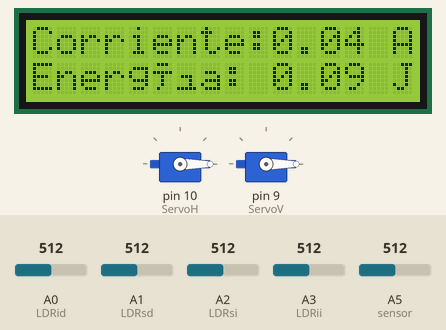
Bench run of a sketch on a simulated Arduino Uno, built with avr-gcc and run on an emulated ATmega328P. On the bench: 16×2 character LCD, 2 × servo. The test bench sets the inputs (shaded band); at power-on: A5 (sensor) = 512, A0 (LDRid) = 512, A2 (LDRsi) = 512, A3 (LDRii) = 512, A1 (LDRsd) = 512.

Above: at 1.7 s.
1.8 s: A5 (sensor) set to 716
At 3.6 s:
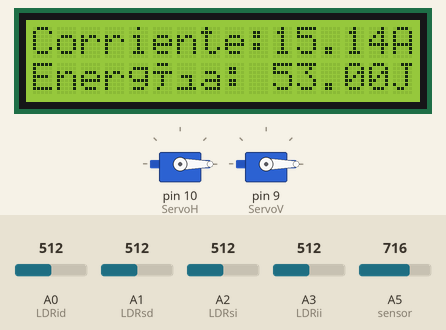
4.1 s: A0 (LDRid) set to 522
At 5.6 s:
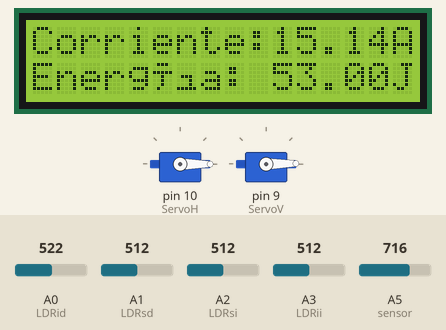
8.3 s: A2 (LDRsi) set to 522
At 8.9 s:
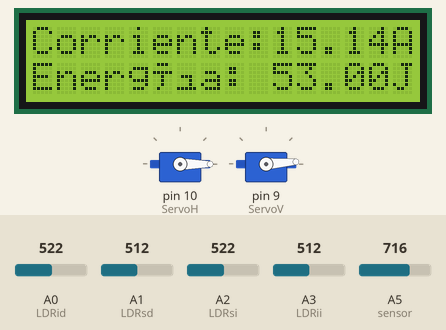
9.8 s: A3 (LDRii) set to 530
At 10.6 s:
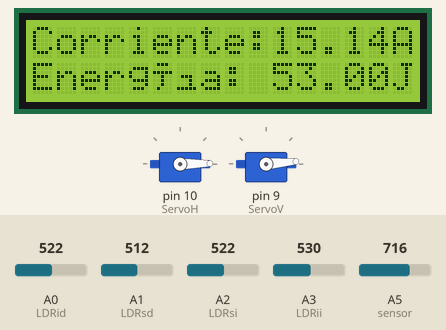
14.0 s: A5 (sensor) set to 992
At 15.3 s:
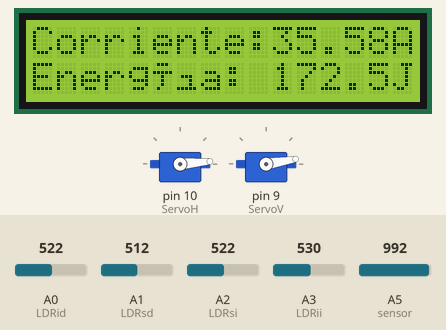
16.0 s: A1 (LDRsd) set to 716
Timing chart, 0 to 21.2 s (numbered marks = the images above; inputs shaded):
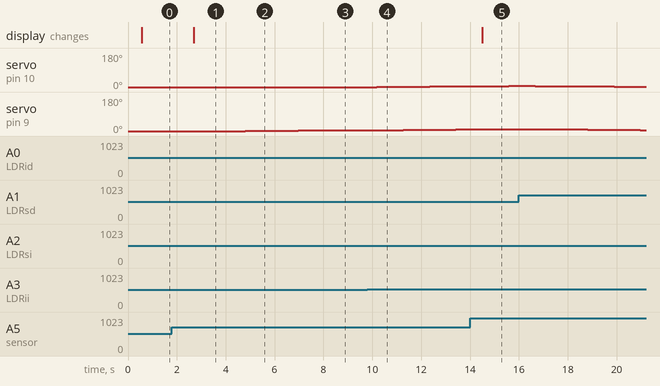

Measured:
- after the input at 1.8 s, the display: changes after 0.89 s (image 1)
- after the input at 4.1 s, servo on pin 9 (ServoV): 0° → 1° after 0.71 s, → 2° 1.1 s later, → 3° 1.1 s later, → 4° 1.1 s later
- after the input at 8.3 s, servo on pin 9 (ServoV): stays 4° (without the input it goes to 5° after 0.82 s)
- after the input at 9.8 s, servo on pin 10 (ServoH): 0° → 1° after 0.39 s, → 2° 1.1 s later, → 3° 1.1 s later, → 4° 1.1 s later; servo on pin 9 (ServoV): 4° → 5° after 0.38 s, → 6° 1.1 s later, → 7° 1.1 s later, → 8° 1.1 s later
- after the input at 14.0 s, the display: changes after 0.50 s (image 5)

The sketch:

Solar_Tracker.ino
```cpp
#include <LiquidCrystal.h>
#include <Servo.h>
LiquidCrystal lcd{12,11,5,4,3,2}; // Conexiones{rs,eneble,d4,d5,d6,d7}

float Sensibilidad = 0.066;

// Servomotores
Servo ServoH;
int SH = 0;
int SHAltMax = 160;
int SHAltMin = 20;

Servo ServoV;
int SV = 0;
int SVAltMax = 160;
int SVAltMin = 50;

//Asignación de LDRs
int LDRsi = 2; //top left LDR
int LDRsd = 1; //top right LDR
int LDRii = 3; // bottom left LDR
int LDRid = 0; // bottom right LDR

void setup ()
{
  Serial.begin(9600);
  //pinMode(A5, INPUT);
  lcd.begin(16,2); //Se inicia interfaz del lcd
  ServoH.attach(10);
  ServoH.write(0);
  ServoV.attach(9);
  ServoV.write(0);
  delay(500);
}

void loop()
{

  float Acs712 = 0;
  float C = 0;
  float P = 0;
  float E = 0;
  float t = 1;

  Acs712 = analogRead(A5) * (5 / 1023.0); // Lectura de Voltaje del sensor
  C = (Acs712 - 2.5)/Sensibilidad;        // Cálculo de la corriente
  P = C * Acs712;                         // Cálculo de la potencia
  E = P * t;                              // Cálculo de la energía aprovechada en 1 seg

  lcd.clear(); //Se limpia pantalla
  lcd.setCursor(0,0); //Coloca cursor en columna 0 fila 0
  lcd.print("Corriente: "); // Imprime
  lcd.setCursor(10,0); //Coloca cursor en columna 0 fila 1
  lcd.print(C);
  lcd.setCursor(15,0);
  lcd.print("A");
  lcd.setCursor(0,1);
  lcd.print("Energía: ");
  lcd.setCursor(10,1);
  lcd.print(E);
  lcd.setCursor(15,1);
  lcd.print("J");


  SH = ServoH.read();
  SV = ServoV.read();

  //capturando valores analogicos de cada LDR
  int Si = analogRead(LDRsi);
  int Sd = analogRead(LDRsd);
  int Ii = analogRead(LDRii);
  int Id = analogRead(LDRid);

  // calculando el Promedio
  int Psup = (Si + Sd) / 2; //Promedio del top LDRs
  int Pinf = (Ii + Id) / 2; //Promedio del bottom LDRs
  int Pizq = (Si + Ii) / 2; //Promedio del left LDRs
  int Pder = (Sd + Id) / 2; //Promedio del right LDRs

  if (Psup < Pinf)
  {
    ServoV.write(SV + 1);
    if (SV > SVAltMax)
    {
      SV = SVAltMax;
    }
    delay(10);
  }
  else{ if (Pinf < Psup)
  {
    ServoV.write(SV - 1);
    if (SV < SVAltMin)
    {
      SV = SVAltMin;
    }
    delay(10);
  }
  else
  {
    ServoV.write(SV);
  }
  }
  if (Pizq > Pder)
  {
    ServoH.write(SH + 1);
    if (SH > SHAltMax)
    {
      SH = SHAltMax;
    }
    delay(10);
  }
  else{ if (Pder > Pizq)
  {
    ServoH.write(SH - 1);
    if (SH < SHAltMin)
    {
      SH = SHAltMin;
    }
    delay(10);
  }
  else
  {
    ServoH.write(SH);
  }
  }
  delay(50);

  delay(1000);
}
```
